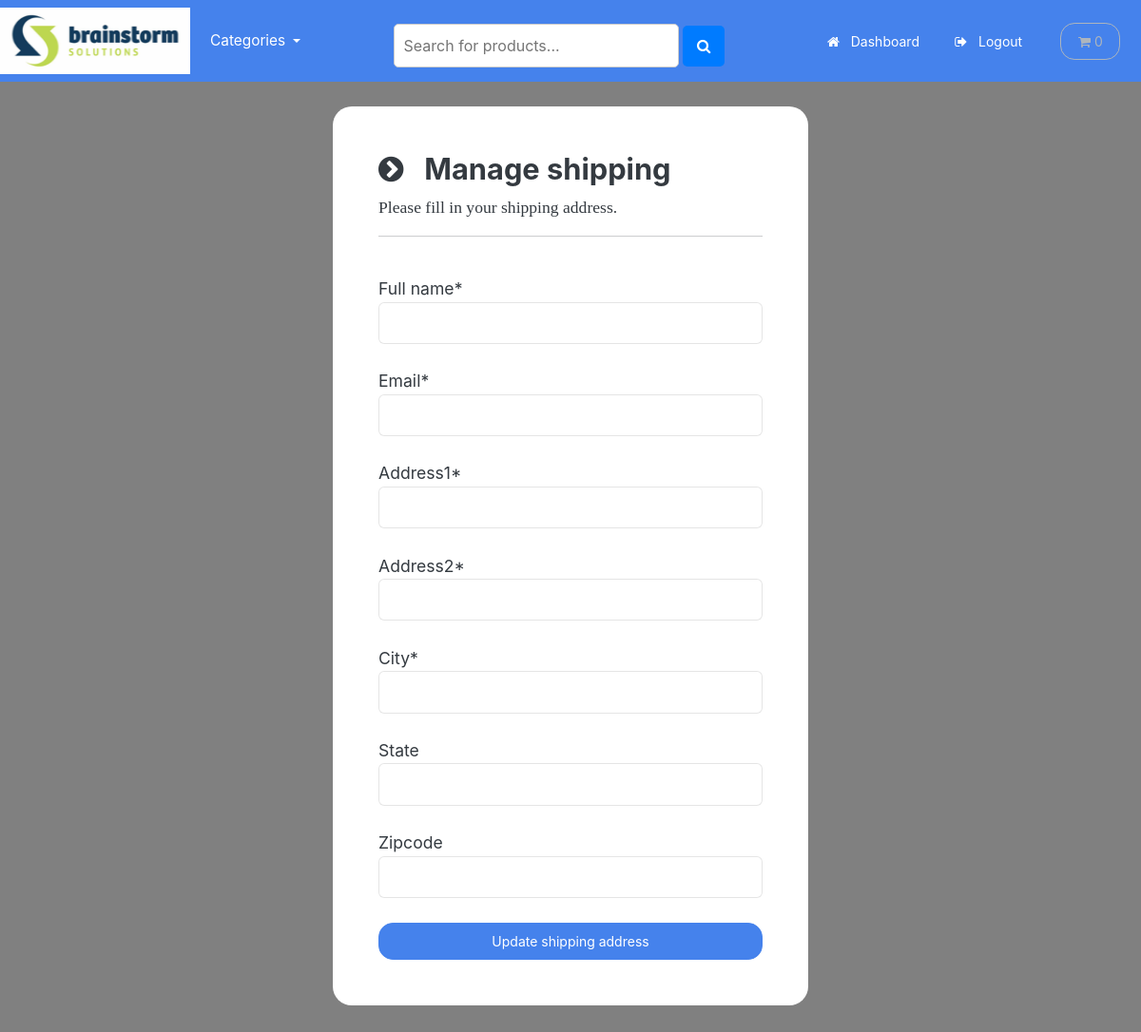
Page /account/manage-shipping (signed in) on the earlier database version.
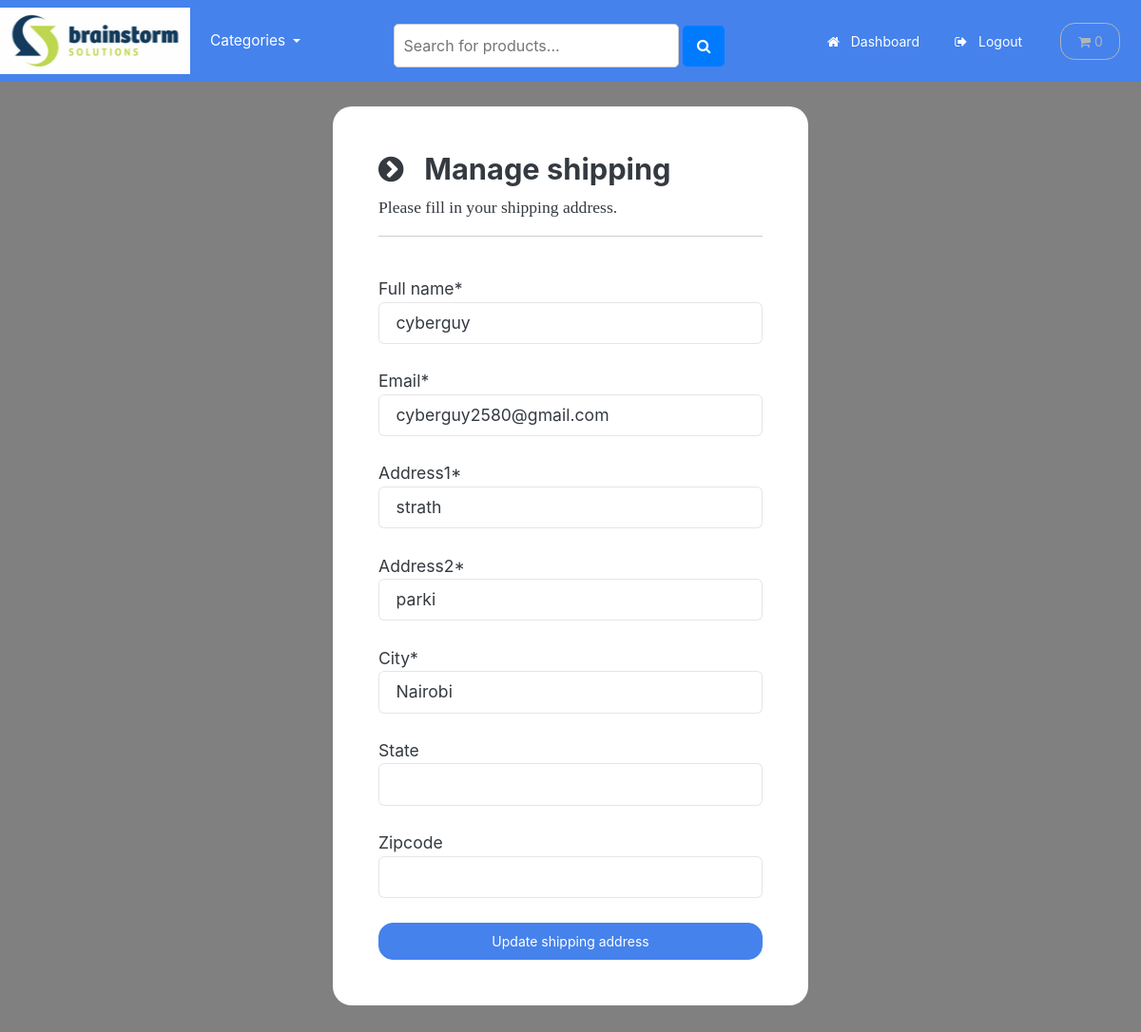
Same page on the later database version.
### payment/models.py (models this page shows, shortened)
class ShippingAddress(models.Model):
    full_name = models.CharField(max_length=300)
    email = models.EmailField(max_length=255)
    address1 = models.CharField(max_length=300)
    address2 = models.CharField(max_length=300)
    city = models.CharField(max_length=255)
    state = models.CharField(max_length=255, null=True, blank=True)
    zipcode = models.CharField(max_length=255, null=True, blank=True)
    user = models.ForeignKey(User, on_delete=models.CASCADE, null=True, blank=True)
    class Meta:
        verbose_name_plural = 'Shipping Address'

### account/views.py (the view, shortened to what this page needs)
# urls.py: path('manage-shipping', views.manage_shipping, name='manage-shipping'),
@login_required(login_url='my-login')
def manage_shipping(request):
    try:
        shipping = ShippingAddress.objects.get(user=request.user.id)
    except ShippingAddress.DoesNotExist:
        shipping = None
    form = ShippingForm(instance=shipping)
    context = {'form':form}
    return render(request, 'account/manage-shipping.html', context=context)

### payment/forms.py
class ShippingForm(forms.ModelForm):
    class Meta:
        model = ShippingAddress
        fields = ['full_name', 'email', 'address1', 'address2', 'city', 'state', 'zipcode']
        exclude = ['user',]

### cart/cart.py (called while the page is built)
    def __len__(self):
        return sum(item['qty'] for item in self.cart.values())

### cart/context_processors.py (called while the page is built)
def cart(request):
    return {'cart': Cart(request)}

### store/models.py (called while the page is built)
    def get_absolute_url(self):
        return reverse('list-category', args=[self.slug])

### store/views.py (called while the page is built)
def categories(request):
    all_categories = Category.objects.all()
    return{'all_categories': all_categories}

### account/templates/account/manage-shipping.html (shortened to what this page needs)
{% include "store/base.html" %}
{% load static %}
{% load crispy_forms_tags %}
{% block content %}
    <body>
        <br>
        <div class="container bg-white shadow-md p-5 form-layout">
            <h3> <i class="fa fa-chevron-circle-right" aria-hidden="true"></i> &nbsp; Manage shipping </h3>
            <p> Please fill in your shipping address. </p>
            <hr>
            <br>
            <form method="POST" autocomplete="off">
                {{form.full_name|as_crispy_field}}
                <br>
                {{form.email|as_crispy_field}}
                <br>
                {{form.address1|as_crispy_field}}
                <br>
                {{form.address2|as_crispy_field}}
                <br>
                {{form.city|as_crispy_field}}
                <br>
                {{form.state|as_crispy_field}}
                <br>
                {{form.zipcode|as_crispy_field}}
                <br>
                <button type="submit" class="btn btn-primary navbar-btn text-white w-100 p-2"> Update shipping address </button>
            </form>
        </div>
    </body>
{% endblock %}

Differences in the rows shown:
added ShippingAddress: full_name "cyberguy", email "cyberguy2580@gmail.com", address1 "strath", address2 "parki", city "Nairobi"
